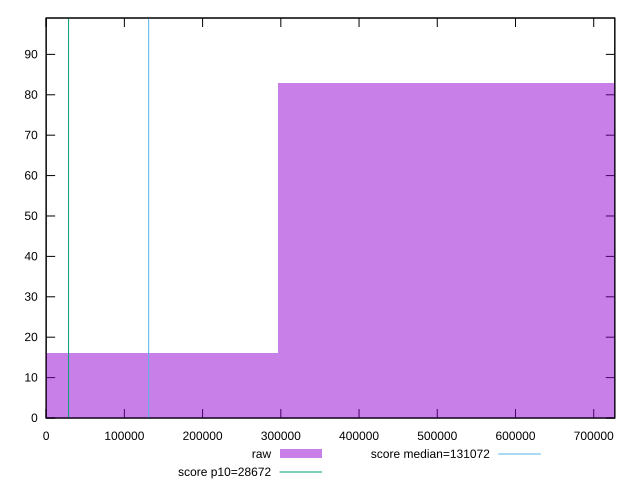

This figure's gnuplot source:
reset

$raw <<EOF
593507.0954049053 83
0 16
EOF

set key outside below
set boxwidth 593507.0954049053
set xrange [0:726973.5333333332]
set yrange [0:99]
set trange [0:99]
set style fill transparent solid 0.5 noborder

set parametric
set terminal svg size 640, 490 enhanced background rgb 'white'
set output "reports/report_00027_2021-02-24T12-40-31.850Z/uses-long-cache-ttl/samples/card/raw/histogram.svg"

plot $raw title "raw" with boxes, \
     28672,t title "score p10=28672", \
     131072,t title "score median=131072"

reset
